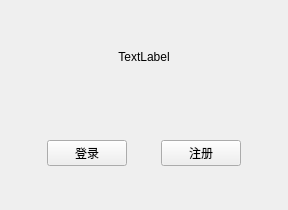
<?xml version="1.0" encoding="UTF-8"?>
<ui version="4.0">
 <class>Form</class>
 <widget class="QWidget" name="Form">
  <property name="geometry">
   <rect>
    <x>0</x>
    <y>0</y>
    <width>288</width>
    <height>210</height>
   </rect>
  </property>
  <property name="windowTitle">
   <string>Form</string>
  </property>
  <layout class="QGridLayout" name="gridLayout">
   <item row="1" column="0">
    <widget class="QWidget" name="widget" native="true">
     <layout class="QGridLayout" name="gridLayout_2">
      <item row="0" column="2">
       <spacer name="horizontalSpacer">
        <property name="orientation">
         <enum>Qt::Horizontal</enum>
        </property>
        <property name="sizeHint" stdset="0">
         <size>
          <width>40</width>
          <height>20</height>
         </size>
        </property>
       </spacer>
      </item>
      <item row="0" column="3">
       <widget class="QPushButton" name="btn_sign_up">
        <property name="text">
         <string>注册</string>
        </property>
       </widget>
      </item>
      <item row="0" column="1">
       <widget class="QPushButton" name="btn_sign_in">
        <property name="text">
         <string>登录</string>
        </property>
       </widget>
      </item>
      <item row="0" column="0">
       <spacer name="horizontalSpacer_2">
        <property name="orientation">
         <enum>Qt::Horizontal</enum>
        </property>
        <property name="sizeHint" stdset="0">
         <size>
          <width>40</width>
          <height>20</height>
         </size>
        </property>
       </spacer>
      </item>
      <item row="0" column="4">
       <spacer name="horizontalSpacer_3">
        <property name="orientation">
         <enum>Qt::Horizontal</enum>
        </property>
        <property name="sizeHint" stdset="0">
         <size>
          <width>40</width>
          <height>20</height>
         </size>
        </property>
       </spacer>
      </item>
     </layout>
    </widget>
   </item>
   <item row="0" column="0">
    <widget class="QLabel" name="label_headProfile">
     <property name="text">
      <string>TextLabel</string>
     </property>
     <property name="alignment">
      <set>Qt::AlignCenter</set>
     </property>
    </widget>
   </item>
  </layout>
 </widget>
 <resources/>
 <connections/>
</ui>
